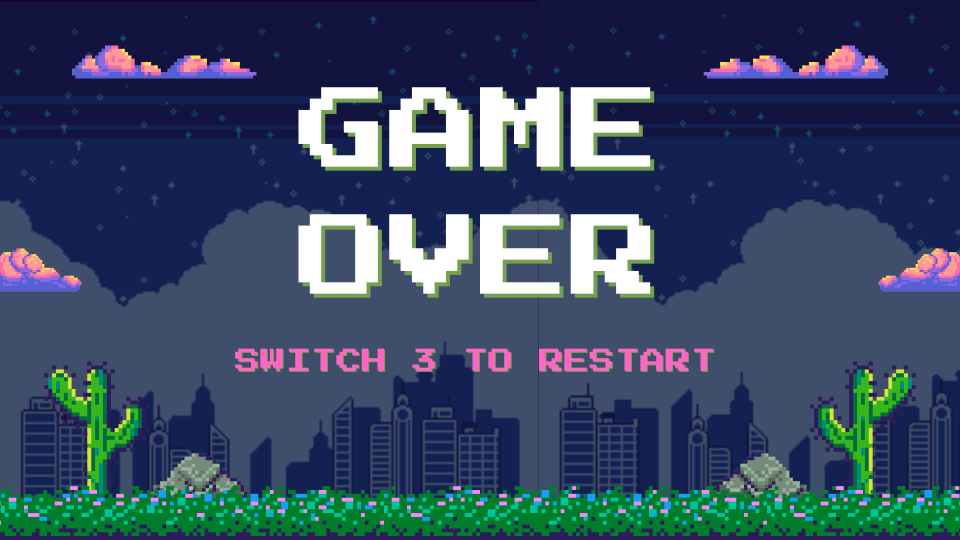
#> input picture gameover.png, 1920 x 1080 px (shown at 1/2 size)
$ python pngToRaw.py ../gameover.png out.png
#> lines starting #> are read from the running program, lines starting #| are printed output that depends on the picture
#!/usr/bin/env python3
# png_to_rgb332_raw.py
# Convert an image to 8-bit RGB332 raw (row-major, top-down), default 320x240.

import argparse
from PIL import Image

def rgb332(r, g, b):
    # 3 bits R, 3 bits G, 2 bits B  -> RRR GGG BB
    return ((r >> 5) << 5) | ((g >> 5) << 2) | (b >> 6)

def main():
    p = argparse.ArgumentParser(description="Convert image to 8-bit RGB332 raw")
    p.add_argument("input", help="input image (PNG/JPG/etc.)")
    p.add_argument("output", help="output .raw path")
    p.add_argument("--size", default="320x240",
                   help="output size WxH (default 320x240)")
    p.add_argument("--filter", choices=["nearest","bilinear"], default="nearest",
                   help="resize filter (default nearest for crisp pixel art)")
    args = p.parse_args()

    # Parse size
    try:
        W, H = map(int, args.size.lower().split("x"))
    except Exception:
        raise SystemExit("Bad --size. Use like: 320x240")

    # Load & convert to RGB
    img = Image.open(args.input).convert("RGB")
    if img.size != (W, H):
        resample = Image.NEAREST if args.filter == "nearest" else Image.BILINEAR
        img = img.resize((W, H), resample)
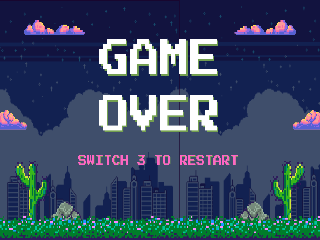
#> img: PIL image 320x240 RGB; mean R, G, B 54.7, 71.8, 98.5

    # Pack to RGB332
    pix = img.load()
    buf = bytearray(W * H)
    k = 0
    for y in range(H):
        for x in range(W):
            r, g, b = pix[x, y]
            buf[k] = rgb332(r, g, b)
            k += 1
#> after the loop, k = 76800

    with open(args.output, "wb") as f:
        f.write(buf)

    print(f"wrote {len(buf)} bytes to {args.output} (format: 8-bit RGB332, {W}x{H}, row-major, top-down)")
#| wrote 76800 bytes to out.png (format: 8-bit RGB332, 320x240, row-major, top-down)

if __name__ == "__main__":
    main()
